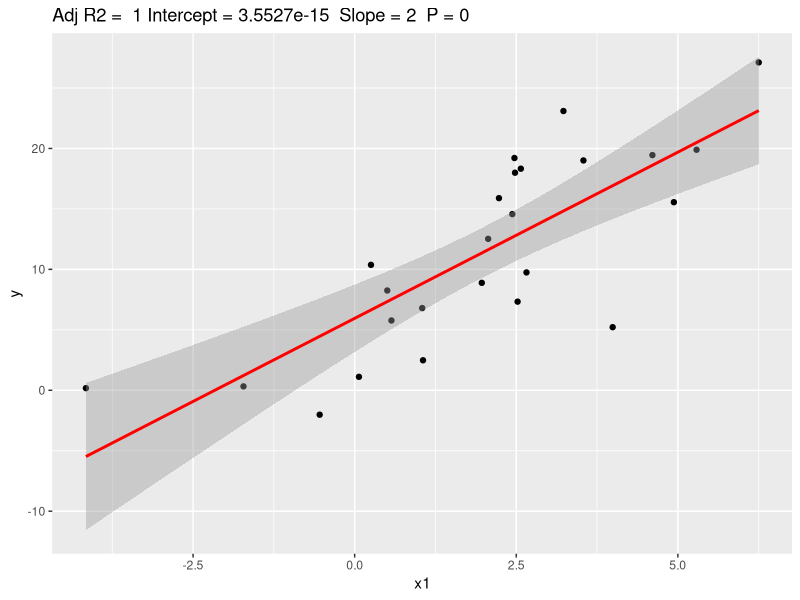

The R script that drew this image:
## ---- chunk 1
#| label: setup
#| echo: true
#| warning: false
#| message: false
# load library
library(tidyverse)
## ---- chunk 2
#| label: calculating-mean
n <- 10
x <- rnorm(n=n)
print(mean(x))
## ---- chunk 3
#| label: fit-model

# create dummy data
n <- 25
x1 <- rnorm(n=n, mean=2, sd=3)
x2 <- rnorm(n=n, mean=3, sd=2)
y <- 2*x1 + 3*x2
data <- data.frame(x1 = x1, x2 = x2, y = y)

# fit model and print fitted coefficients
reg <- lm(y ~ . , data=data)
print(reg$coefficients)
## ---- chunk 4
#| label: fig-model
#| message: false
#| warning: false
#| fig-cap: "Simple Linear Regression on dummy data"

fit <- reg
p <- ggplot(fit$model, aes_string(x = names(fit$model)[2], y = names(fit$model)[1])) + 
  geom_point() +
  stat_smooth(method = "lm", col = "red") +
  labs(title = paste("Adj R2 = ",signif(summary(fit)$adj.r.squared, 5),
                     "Intercept =",signif(fit$coef[[1]],5 ),
                     " Slope =",signif(fit$coef[[2]], 5),
                     " P =",signif(summary(fit)$coef[2,4], 5)))

p
